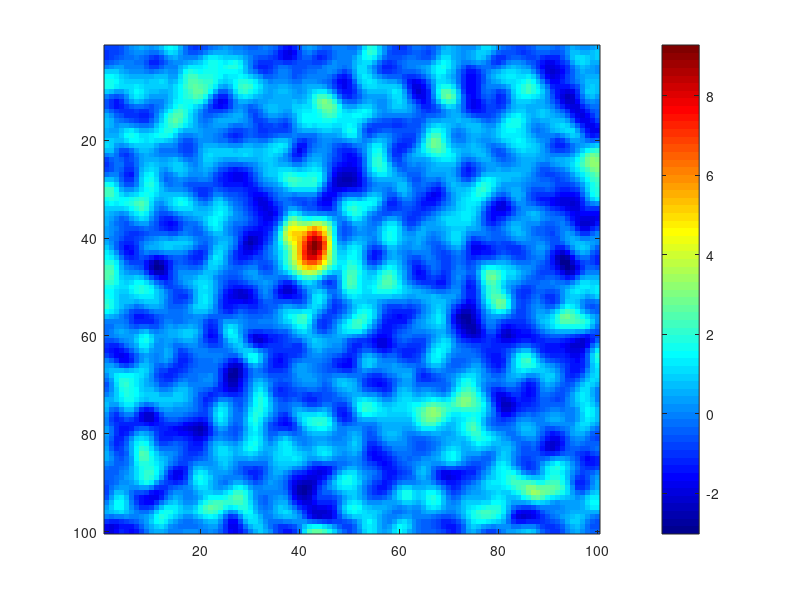

This chart was generated by the following MATLAB code: (Note: this script raises an error after producing the figure.)
clear

%%%-----making sample image-----%%%
%create a mask for dim detection
mask=zeros(100,100);

%smoothness parameters
newsigma=8/(2*sqrt(8*log(2)));

%effect size (group difference)
es=0.2;

%generate images
data=zeros(100,100);
data(37:46,37:46)=1; 
data(56:60,40:42)=1;

data1d=data(:);

%# subjects per arm
arm=60;

%primary threshold
p_val=0.001;
%smoothness parameter
smt=4;

image_data=randn(10000,arm*2);
image_data(data1d>0,1:arm)=image_data(data1d>0,1:arm)+es;

image_data_blur=zeros(size(image_data));
for k=1:arm*2
    image_data2d_sub=reshape(image_data(:,k),size(data));
    image_data2d_sub_blur = imgaussfilt(image_data2d_sub, newsigma);
    image_data_blur(:,k)= reshape(image_data2d_sub_blur,numel(image_data2d_sub_blur ),1) ;
end

T=zeros(size(data1d));
P=zeros(size(data1d));
for j=1: (size(image_data_blur,1))
    x=image_data_blur(j,1:arm);
    y=image_data_blur(j,(arm+1):arm*2);
    T(j)=(mean(x)-mean(y))/sqrt(var(x)/arm+var(y)/arm);
    P(j)=2*(1-tcdf(abs(T(j)),2*arm-2));
end

figure;imagesc(reshape(T,100,100));colormap jet;colorbar;

[P_chern,P_com,C_sig,phi,f,var_c,cluster_size]=CSS_2D(P,image_data_blur,mask,smt,p_val);


%permutation test
M=100;
P_min=zeros(M,1);

parfor m=1:M
    group_perm1= randsample(arm*2,arm);
    group_perm0=setdiff(1:arm*2,group_perm1);
    order=[group_perm1' group_perm0];
    P1=zeros(size(data1d));
    T1=zeros(size(data1d));
    for j=1: (size(image_data_blur,1))
        x=image_data_blur(j,group_perm1);
        y=image_data_blur(j,group_perm0);
        T1=(mean(x)-mean(y))/sqrt(var(x)/arm+var(y)/arm);
        P1(j)=2*(1-tcdf(abs(T1),2*arm-2));
    end
    
    [P_chern1,~,~,~,~,~,cluster_size1]=CSS_2D(P1,image_data_blur(:,order),mask,smt,p_val);
    
    P_min(m)=min(P_chern1);
    T_max(m)=max(cluster_size1);
    
    m
end

%output CSS threshold
P_min=sort(P_min);
p_chrf=P_min(.05*M+1)
%output cluster-size threshold
T_max=sort(T_max);
perm_size=T_max(.95*M-1)

%output indices
idx=C_sig{1,P_chern<=p_chrf};

close
